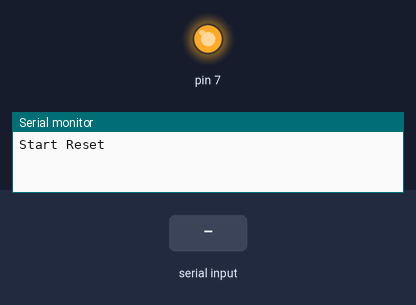
This sketch was run on a simulated Arduino Uno, built with avr-gcc and run on an emulated ATmega328P. Shown: output pins drawn as LEDs (lit = HIGH), the last lines printed to the serial monitor. The test bench sets the inputs (shaded band). The modem accepts every AT command (registered, SIM ready, sends succeed) and sends nothing else.

Above: at 0.1 s.
At 14.2 s:
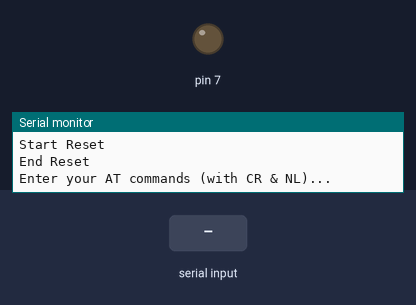
14.3 s: ":\n" received over Serial
16.8 s: "e\n" received over Serial
19.3 s: "l\n" received over Serial
Timing chart, 0 to 22.3 s (numbered marks = the images above; inputs shaded):
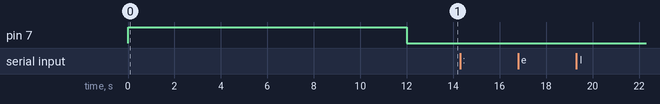

The sketch:

AT_USSD.ino
```cpp
#include <SoftwareSerial.h>
#include <string.h>

char incoming_char = 0;
String serial = "";
SoftwareSerial cell(2,3);
String reponse="";
int i=1;
String stock="";
long temps;
long temps2;
  String ligne="";
void setup()
{
  // Initialize serial ports for communication.
  Serial.begin(9600);

  // Reset
  Serial.println("Start Reset");
  pinMode(7, OUTPUT);
  digitalWrite(7, HIGH);
  delay(12000);
  digitalWrite(7, LOW);
  delay(1000);
  Serial.println("End Reset");

  cell.begin(9600);
  Serial.println("Enter your AT commands (with CR & NL)...");
  temps = millis();
}

void loop()
{

if(cell.available() > 0){
    incoming_char = cell.read();
    if((incoming_char >= ' ') && (incoming_char<='z'))
      reponse+=incoming_char;
    else{

       if(incoming_char == 10){
        reponse+="\n";
       }

    }
    //}
    //Serial.println(reponse);
   }
  if(Serial.available() > 0)
  {
    serial = Serial.readString();
    Serial.println(serial);
    //if(serial=="credit")
      executeUSSD();
  }
if(millis() - temps > 10000){
  //Serial.print(i);
  Serial.print("la valeur ");
  //Serial.println(reponse);
  afficherCredit();
  temps = millis();
  }
}
void executeUSSD(){
  cell.print("AT+CUSD=1,\"#123#\"\r\n");
  delay(500);
}

void traitement(){
ligne="";
  char buff[reponse.length()+1];
  reponse.toCharArray(buff, reponse.length()+1);
  int c=0;
  for(int i=0; i<=reponse.length(); i++){
    if(buff[i] =='\n') c++;
    if(c==1)
      ligne+=buff[i+1];
  }
  Serial.println(ligne);
  //Serial.println();
}

void afficherCredit(){
  traitement();
   String montant="";
  String date="";
  char buff[ligne.length()+1];
  ligne.toCharArray(buff, ligne.length()+1);
  int c=0;
  int d=0;
  int arr=0;
   for(int i=0; i<=ligne.length(); i++){
    if(buff[i] == ':')c++;
    else if(buff[i] == 'e' && buff[i-1] == 'l'  )d++;
    if(c==2){
      if(buff[i]!='F' && arr==0) montant+=buff[i];
      else arr=1;
    }
    if(d==1){
      if(buff[i]!='.') date+=buff[i];
      else break;
    }
   }
   Serial.println(montant.substring(2));
   Serial.println(date.substring(2));
}
```
